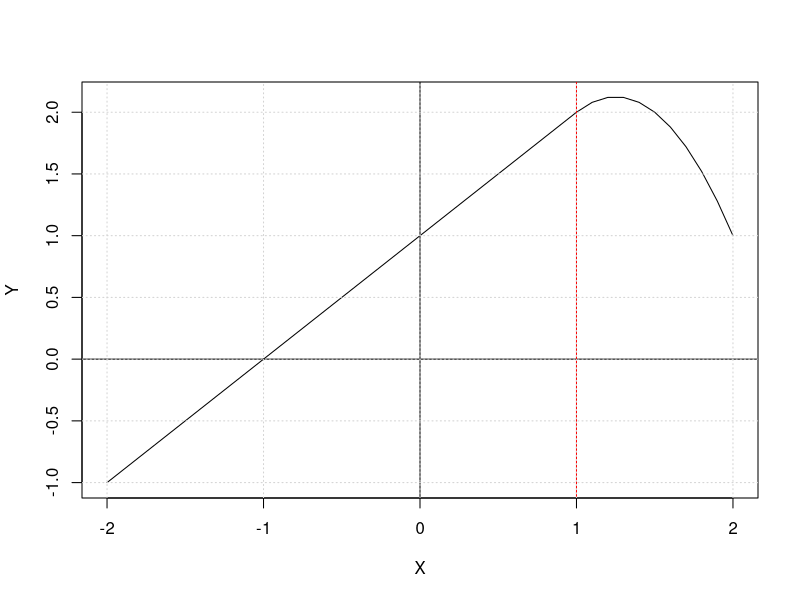

The R script that drew this image: (Note: this script raises an error after producing the figure.)
## ---- chunk 1
X = seq(-2,2,0.1)
Y = rep(NA,length(X))
for (i in 1:length(X)){
  if (X[i]<1){
    Y[i] = 1 + 1*X[i]
  }
  else{
    Y[i] = 1 + 1*X[i] - 2*(X[i]-1)^2
  }
}
plot(X,Y,type='l')
abline(h=0);abline(v=0);abline(v = 1, col = "red")
grid()
## ---- chunk 2
# Cross validation to choose degree of polynomial.
set.seed(1)
cv.error.10 = rep(0,10)
for (i in 1:10) {
  glm.fit=glm(wage~poly(age,i),data=Wage)
  cv.error.10[i]=cv.glm(Wage,glm.fit,K=10)$delta[1]
}
cv.error.10
plot(cv.error.10, type="b", xlab="Degree", ylab="CV Error")
## ---- chunk 3
lm.fit = glm(wage~poly(age,4),data=Wage)
summary(lm.fit)
## ---- chunk 4
# Using Anova() to compare degree 4 model with others.
fit.1 = lm(wage~age ,data=Wage)
fit.2 = lm(wage~poly(age ,2) ,data=Wage)
fit.3 = lm(wage~poly(age ,3) ,data=Wage)
fit.4 = lm(wage~poly(age ,4) ,data=Wage)
fit.5 = lm(wage~poly(age ,5) ,data=Wage)
anova(fit.1,fit.2,fit.3,fit.4,fit.5)
## ---- chunk 5
# Grid of values for age at which we want predictions.
agelims=range(age)
age.grid=seq(from=agelims[1],to=agelims[2])
# Predictions.
preds=predict(lm.fit,newdata=list(age=age.grid),se=TRUE)
se.bands=cbind(preds$fit+2*preds$se.fit,preds$fit-2*preds$se.fit)
# Plot of polynomial fit onto data including SE bands.
plot(age,wage,xlim=agelims,cex=.5,col="darkgrey")
title("Polynomial fit using degree 4")
lines(age.grid,preds$fit,lwd=2,col="blue")
matlines(age.grid,se.bands,lwd =1,col="blue",lty =3)
## ---- chunk 6
# Cross validation to choose optimal number of cuts.
set.seed(1)
cv.error.20 = rep(NA,19)
for (i in 2:20) {
  Wage$age.cut = cut(Wage$age,i)
  step.fit=glm(wage~age.cut,data=Wage)
  cv.error.20[i-1]=cv.glm(Wage,step.fit,K=10)$delta[1] # [1]: Std [2]: Bias corrected.
}
cv.error.20
plot(cv.error.20,type='b',ylab="CV Error")
## ---- chunk 7
step.fit = glm(wage~cut(age,8), data=Wage)
preds2=predict(step.fit,newdata=list(age=age.grid), se=T)
se.bands2=cbind(preds2$fit+2*preds2$se.fit,preds2$fit-2*preds2$se.fit)
plot(age,wage,xlim=agelims,cex=.5,col="darkgrey")
title("Step function using 8 cuts")
lines(age.grid,preds2$fit,lwd=2,col="blue")
matlines(age.grid,se.bands2,lwd =1,col="blue",lty =3)
## ---- chunk 8
set.seed(4)
#sum(is.na(College$Outstate))
college_df = College
college_sample = sample.split(college_df$Outstate, SplitRatio = 0.80)
college_train = subset(college_df, college_sample==TRUE) 
college_test = subset(college_df, college_sample==FALSE)
## ---- chunk 9
# Forward stepwise on the training set using all variables.
fit.fwd = regsubsets(Outstate~., data=college_train, nvmax=17, method="forward")
fit.summary = summary(fit.fwd)
# Some Statistical metrics.
which.min(fit.summary$cp)    #Estimate of the test error, lower is better.
which.min(fit.summary$bic)   #Takes a small value for models with low test errors, so lower is better generally.
which.max(fit.summary$adjr2) #A larger value indicates a model with low test error.
par(mfrow=c(2,2))
plot(1:17, fit.summary$cp,xlab="Variables",ylab="Cp",main="Cp", type='b')
plot(1:17, fit.summary$bic,xlab="Variables",ylab="BIC",main="BIC", type='b')
plot(1:17, fit.summary$adjr2,xlab="Variables",ylab="Adjusted R2",main="Adjusted R2", type='b')
## ---- chunk 10
coef(fit.fwd,6)
## ---- chunk 11
gam.m1 = gam(Outstate~Private+
               s(Room.Board,4)+
               s(PhD,4)+
               s(perc.alumni,2)+
               s(Expend,4)+
               s(Grad.Rate,5), data=college_train)
par(mfrow=c(2,3))
plot(gam.m1, col="blue", se=T)
## ---- chunk 12
# Predictions and MSE on Outstate from test set.
preds = predict(gam.m1,newdata = college_test)
mse = mean((college_test$Outstate - preds)^2)
mse
## ---- chunk 13
# Graduation rate appears to have a non-linear relationship with Outstate. We can confirm this by performing an ANOVA test.
gam.m2 = gam(Outstate~Private+s(Room.Board,4)+s(PhD,4)+s(perc.alumni,2)+s(Expend,4), data=college_train) # No Grad.Rate
gam.m3 = gam(Outstate~Private+s(Room.Board,4)+s(PhD,4)+s(perc.alumni,2)+s(Expend,4)+Grad.Rate, data=college_train) # Linear Grad rate
gam.m4 = gam(Outstate~Private+s(Room.Board,4)+s(PhD,4)+s(perc.alumni,2)+s(Expend,4)+s(Grad.Rate,4), data=college_train) # Spline with 4 degrees
anova(gam.m2,gam.m3,gam.m4,gam.m1, test="F")
